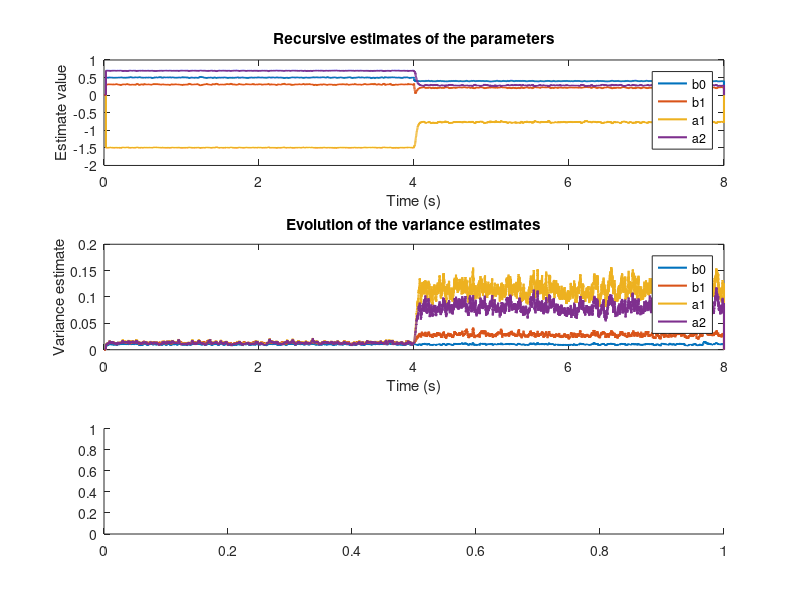

Recreate this plot in MATLAB. (Note: this script raises an error after producing the figure.)
clear; close all; clc;


%% 1. Parameters

N = 64e3;
fs = 8e3;
g = 0.99;

f0 = fs/N;

nb = 1;
na = 2;

sampleForLLS = 200; % arbitrarily chosen as 50 * (nb + na)
if sampleForLLS < max(na, nb) + 1
    error('sampleForLLS must be greater than max(na, nb) + 1');
end

%% 2. Simulate system

u = randn(N,1); 

sys1A = [1, -1.5, 0.7];
sys1B = [0.5, 0.3];

y1 = filter(sys1B, sys1A, u(1:N/2));

sys2A = [1, -0.8, 0.3];
sys2B = [0.4, 0.2];

y2 = filter(sys2B, sys2A, u(N/2+1:end));

y = [y1; y2] + 0.05 * randn(N,1);


%% 3. Recursive estimation

% initialization with an LLS estimate over a few of the first samples
% y_lls = H * theta
H = zeros(sampleForLLS - max(na, nb), na + nb + 1);
for uCol = 0:nb
    H(:, uCol + 1) = u((max(na, nb) + 1 - uCol:sampleForLLS - uCol));
end
for yCol = 1:na
    H(:, nb + 1 + yCol) = -y((max(na, nb) + 1 - yCol:sampleForLLS - yCol));
end
y_lls = y((max(na, nb) + 1:sampleForLLS));

theta = H\y_lls;
P = inv(H'*H);

theta_sav = zeros(na + nb + 1, N - max(na, nb) + 2);
P_diag_sav = zeros(na + nb + 1, N - max(na, nb) + 2);

for itr = sampleForLLS+1:N

    % saving previous values
    theta_sav(:, itr - max(na, nb) + 1) = theta;
    P_diag_sav(:, itr - max(na, nb) + 1) = diag(P);

    K_itr = [u(itr - (0:nb))', -y(itr - (1:na))'];

    theta = theta - (P * (K_itr') * (K_itr * theta - y(itr))) / (g + K_itr * P * (K_itr'));
    P = 1/g * (P - (P * (K_itr') * K_itr * P) / (g + K_itr * P * (K_itr')));

end

%% 4. Plot results

timeVec = (0:N-1)/fs;
figure;
subplot(311);
plot(timeVec, theta_sav(1, :), 'LineWidth', 1.5);
hold on;
for idx = 2:nb+na+1
    plot(timeVec, theta_sav(idx, :), 'LineWidth', 1.5);
end
xlabel('Time (s)');
ylabel('Estimate value');
title('Recursive estimates of the parameters');
% build legend entries: b0..bnb then a1..ana
labels = cell(nb + na + 1, 1);
for i = 0:nb
    labels{i+1} = sprintf('b%d', i);
end
for j = 1:na
    labels{nb + 1 + j} = sprintf('a%d', j);
end
legend(labels, 'Interpreter', 'none', 'Location', 'best');

subplot(312);
plot(timeVec, P_diag_sav(1, :), 'LineWidth', 1.5);
hold on;
for idx = 2:nb+na+1
    plot(timeVec, P_diag_sav(idx, :), 'LineWidth', 1.5);
end
xlabel('Time (s)');
ylabel('Variance estimate');
title('Evolution of the variance estimates');
% build legend entries: b0..bnb then a1..ana
labels = cell(nb + na + 1, 1);
for i = 0:nb
    labels{i+1} = sprintf('b%d', i);
end
for j = 1:na
    labels{nb + 1 + j} = sprintf('a%d', j);
end
legend(labels, 'Interpreter', 'none', 'Location', 'best');


subplot(313);
plot(timeVec(2:end), db(sum((theta_sav(:, 2:end) - theta_sav(:, 1:end-1)).^2, 1)), 'LineWidth', 1.5);
xlabel('Time (s)');
ylabel('Norm of parameter change');
title('Convergence of the parameter estimates');
